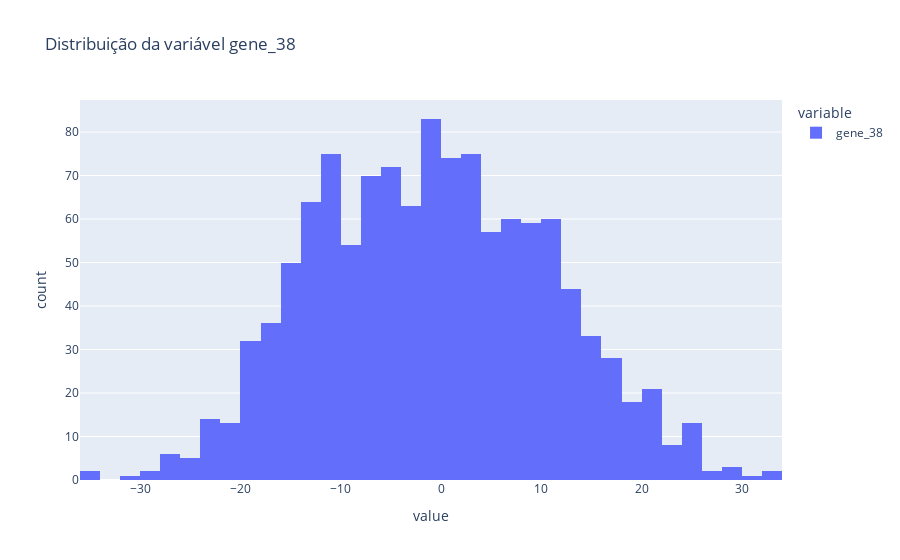

Notebook code cell kept with this figure:
### Code cell
px.histogram(df_cells['gene_38'], title='Distribuição da variável gene_38')

### Figure 1 — Plotly figure (JSON) as saved in the notebook; plotly's stock layout.template omitted (floating-point values rounded to 4 significant figures; data arrays with more than 128 entries replaced by an {"elided": "..."} marker saying what was removed)
{"data": [{"bingroup": "x", "hovertemplate": "variable=gene_38<br>value=%{x}<br>count=%{y}<extra></extra>", "legendgroup": "gene_38", "marker": {"color": "#636efa", "pattern": {"shape": ""}}, "name": "gene_38", "orientation": "v", "showlegend": true, "type": "histogram", "x": {"elided": "1200 float values"}, "xaxis": "x", "yaxis": "y"}], "layout": {"barmode": "relative", "legend": {"title": {"text": "variable"}, "tracegroupgap": 0}, "title": {"text": "Distribuição da variável gene_38"}, "xaxis": {"anchor": "y", "domain": [0, 1], "title": {"text": "value"}}, "yaxis": {"anchor": "x", "domain": [0, 1], "title": {"text": "count"}}}}
